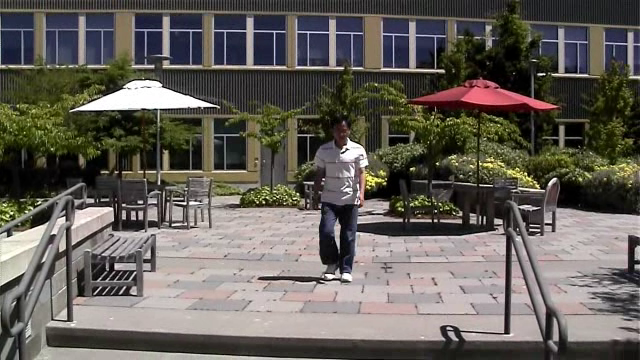
#> input picture frame 24 of L1-optimal-paths/0.avi, 640 x 360 px
$ python stabilization_avg.py
#> lines starting #> are read from the running program, lines starting #| are printed output that depends on the picture
# Import numpy and OpenCV
import numpy as np
import cv2 as cv

# Read input video
cap = cv.VideoCapture('0.avi')

# Get frame count
n_frames = int(cap.get(cv.CAP_PROP_FRAME_COUNT))
print("Number of frames is {0}".format(n_frames))

# Get width and height of video stream
w = int(cap.get(cv.CAP_PROP_FRAME_WIDTH))
h = int(cap.get(cv.CAP_PROP_FRAME_HEIGHT))

# Define the codec for output video
fourcc = cv.VideoWriter_fourcc(*'MPEG')

# Get input fps, use same for output
fps = int(cap.get(cv.CAP_PROP_FPS))

# Set up output video stream
out = cv.VideoWriter('video_out.avi', fourcc, fps, (2*w, h))

# Read first frame
_, prev = cap.read()
#> prev is the input picture: shape (360, 640, 3); mean B, G, R 89.5, 96.1, 100.7

# Convert frame to grayscale
prev_gray = cv.cvtColor(prev, cv.COLOR_BGR2GRAY)
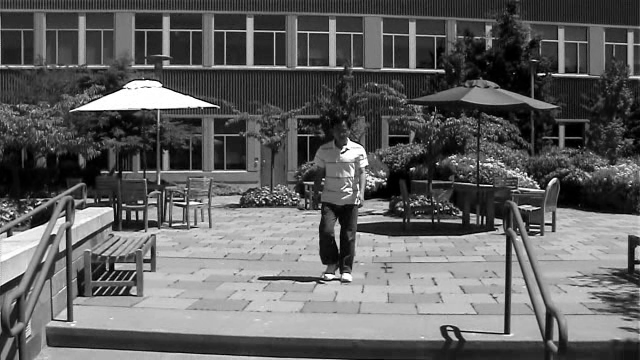
#> prev_gray: shape (360, 640); min 0, max 255, mean 96.7

# Pre-define transformation-store array
# Uses 3 parameters since it is purely a coordinate transform
transforms = np.zeros((n_frames - 1, 3), np.float32)

for i in range(n_frames - 2):
    # Detect feature points in previous frame
    prev_pts = cv.goodFeaturesToTrack(prev_gray, maxCorners=200, qualityLevel=0.01,
                                      minDistance=30, blockSize=3)

    # Read next frame
    success, curr = cap.read()
    if not success:
        break

    # Convert to grayscale
    curr_gray = cv.cvtColor(curr, cv.COLOR_BGR2GRAY)

    # Calculate optical flow (i.e. track feature points)
    curr_pts, status, err = cv.calcOpticalFlowPyrLK(prev_gray, curr_gray, prev_pts, None)

    # Sanity check
    assert prev_pts.shape == curr_pts.shape

    # Filter only valid points
    idx = np.where(status == 1)[0]
    prev_pts = prev_pts[idx]
    curr_pts = curr_pts[idx]

    # Find transformation matrix
    # This transform function is deprecated
    # use cv::estimateAffine2D, cv::estimateAffinePartial2D
    m, _ = cv.estimateAffine2D(prev_pts, curr_pts)  # will only work with OpenCV-3 or less

    # Extract translation
    dx = m[0, 2]
    dy = m[1, 2]

    # Extract rotation angle
    da = np.arctan2(m[1, 0], m[0, 0])

    # Store transformation
    transforms[i] = [dx, dy, da]

    # Move to next frame
    prev_gray = curr_gray

    # print("Frame: " + str(i) + "/" + str(n_frames) + " -  Tracked points : " + str(len(prev_pts)))

#print(transforms)

####
# Trajectory calculation, integrates changes to give current value of
# x, y, theta
#print(transforms.shape)
trajectory = np.cumsum(transforms, axis=0)
#print(trajectory.shape)
# print(trajectory)


# This needs to be replaced by the matrix multiplaication
# P_t = C_t B_t in the general case
def movingAverage(curve, radius):
    window_size = 2 * radius + 1
    # Define the filter
    f = np.ones(window_size)/window_size
    # Add padding to the boundaries
    curve_pad = np.lib.pad(curve, (radius, radius), 'edge')
    # Apply convolution
    curve_smoothed = np.convolve(curve_pad, f, mode='same')
    # Remove padding
    curve_smoothed = curve_smoothed[radius:-radius]
    # return smoothed curve
    return curve_smoothed


def smooth(trajectory):
    smoothed_trajectory = np.copy(trajectory)
    # Filter the x, y and angle curves
    for i in range(3):
        smoothed_trajectory[:,i] = movingAverage(trajectory[:, i], radius=3)

    return smoothed_trajectory


smoothed_trajectory = smooth(trajectory)

# Calculate difference in smoothed_trajectory and trajectory
difference = smoothed_trajectory - trajectory

# Calculate newer transformation array
transforms_smooth = transforms + difference


def fixBorder(frame):
    s = frame.shape
    # Scale the image 4% without moving the center
    T = cv.getRotationMatrix2D((s[1]/2, s[0]/2), 0, 1.04)
    frame = cv.warpAffine(frame, T, (s[1], s[0]))
    return frame


# Reset stream to first frame
cap.set(cv.CAP_PROP_POS_FRAMES, 0)

# Write n_frames-1 transformed frames
for i in range(n_frames - 2):
    # Read next frame
    success, frame = cap.read()
    if not success:
        break

    # Extract transformations from the new transformation array
    dx = transforms_smooth[i, 0]
    dy = transforms_smooth[i, 1]
    da = transforms_smooth[i, 2]

    # Reconstruct transformation matrix accordingly to new values
    m = np.zeros((2, 3), np.float32)
    m[0, 0] = np.cos(da)
    m[0, 1] = -np.sin(da)
    m[1, 0] = np.sin(da)
    m[1, 1] = np.cos(da)
    m[0, 2] = dx
    m[1, 2] = dy

    # Apply affine wrapping to the given frame
    frame_stabilized = cv.warpAffine(frame, m, (w, h))
    # Fix border artifacts
    frame_stabilized = fixBorder(frame_stabilized)

    # Write the frame to the file
    frame_out = cv.hconcat([frame, frame_stabilized])

    # If the image is too big, resize it.
    # if frame_out.shape[1] > 1920:

    frame_out = cv.resize(frame_out, (frame_out.shape[1], frame_out.shape[0]))

    cv.imshow("Before and After", frame_out)
    cv.waitKey(10)
    out.write(frame_out)

$ run again, starting later in the video
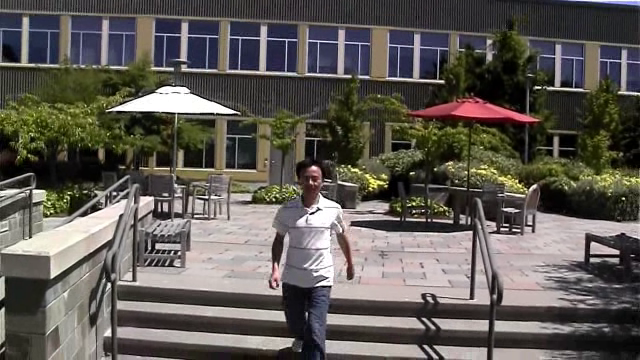
#> input picture frame 112 of L1-optimal-paths/0.avi, 640 x 360 px
#> prev is the input picture: shape (360, 640, 3); mean B, G, R 84.9, 90.7, 95.1

$ run again, starting later in the video
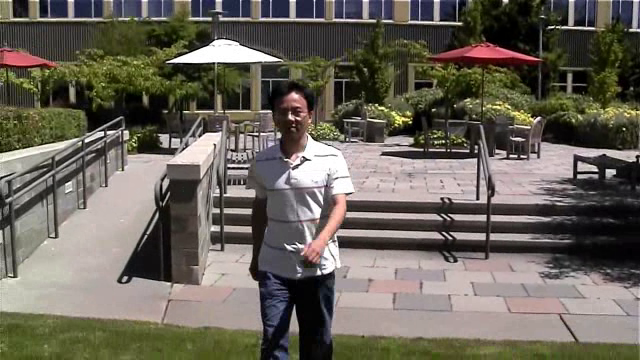
#> input picture frame 199 of L1-optimal-paths/0.avi, 640 x 360 px
#> prev is the input picture: shape (360, 640, 3); mean B, G, R 90.1, 100.3, 106
